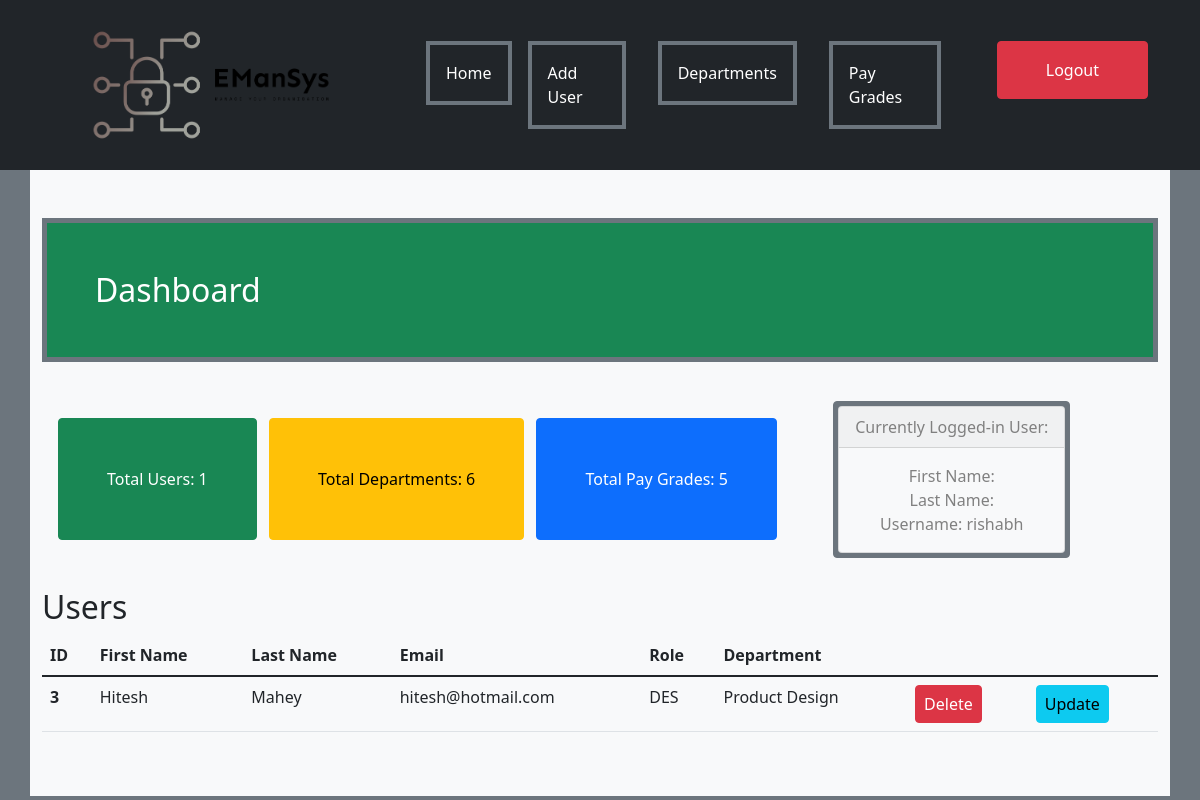
Before: /superuser/ (signed in) with the older database file.
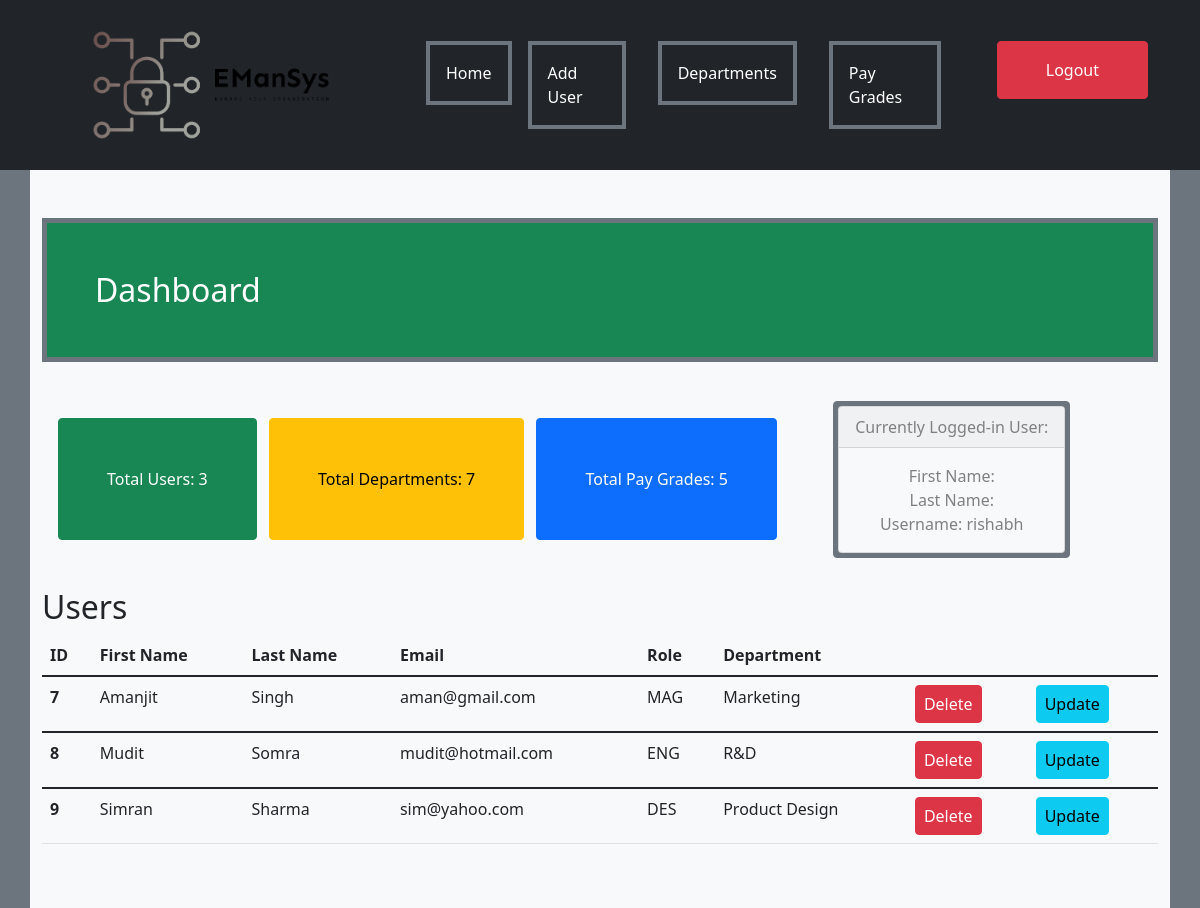
After: the same page with the newer database file.
### Authentication/models.py (models this page shows)
class User(AbstractUser):
    roles = [
        ('ENG', 'Engineer'),
        ('DES', 'Designer'),
        ('MAG', 'Manager'),
        ('SCI', 'Researcher'),
        ('FIN', 'Finance'),
        ('HR', 'HR')
    ]
    mobile = models.CharField(max_length=10)
    age = models.IntegerField(null=True)
    role = models.CharField(choices=roles, max_length=10)
    is_admin = models.BooleanField(default=False)
    date_joined = models.DateTimeField(default=timezone.now)
    department = models.ForeignKey(Department, on_delete=models.SET_NULL, null=True)
    pay_grade = models.ForeignKey(PayGrade, on_delete=models.SET_NULL, null=True)
    def __str__(self):
        return self.username

class Department(models.Model):
    objects = models.Manager()
    department_name = models.CharField(max_length=20)
    department_description = models.CharField(max_length=50)
    def __str__(self):
        return self.department_name

### AdminView/views.py (the view)
# urls.py: path('', views.get_dashboard, name="dashboard"),
@login_required(login_url='login')
@user_passes_test(check_if_admin)
def get_dashboard(request):
    users = User.objects.filter(is_admin=False)
    departments = Department.objects.all()
    pay_grades = PayGrade.objects.all()
    print(users)
    return render(request, 'admin_view/dashboard.html',
                  {'users': users, 'departments': departments, 'pay_grades': pay_grades})

### AdminView/templates/admin_view/dashboard.html (shortened to what this page needs)
{%extends 'admin_view/base.html'%}
{%block content%}
<div class="container bg-light py-5">
    <h2 class="h2 bg-success p-5 border border-secondary border-5" style="color:white;">Dashboard</h2>
    <div class="container">
        <a href="{%url 'dashboard'%}" class="btn btn-success m-1 p-5 my-5 py-5">Total Users: {{users.count}}</a>
        <a href="{%url 'departments'%}" class="btn btn-warning m-1 p-5 my-5 py-5">Total Departments:
            {{departments.count}}</a>
        <a href="{%url 'pay_grades'%}" class="btn btn-primary m-1 p-5 my-5 py-5">Total Pay Grades:
            {{pay_grades.count}}</a>
        <a class="btn btn-secondary p-1 mx-5">
            <div class="card bg-light" style="color:grey">
                <div class="card-header">Currently Logged-in User:</div>
                <div class="card-body">
                    <div class="subtitle">First Name: {{user.first_name}}</div>
                    <div class="subtitle">Last Name: {{user.last_name}}</div>
                    <div class="subtitle">Username: {{user.username}}</div>
                </div>
            </div>
        </a>
    </div>
    <div class="h2 mx-auto">Users</div>
    <table class="table">
        <thead>
        <tr>
            <th scope="col">ID</th>
            <th scope="col">First Name</th>
            <th scope="col">Last Name</th>
            <th scope="col">Email</th>
            <th scope="col">Role</th>
            <th scope="col">Department</th>
        </tr>
        </thead>
        {%for user in users%}
        <tbody>
        <tr>
            <th scope="row">{{user.id}}</th>
            <td>{{user.first_name}}</td>
            <td>{{user.last_name}}</td>
            <td>{{user.email}}</td>
            <td>{{user.role}}</td>
            <td>{{user.department}}</td>
            <td><a href="{%url 'delete_user' user.id %}" class="btn btn-danger my-0 px-2">Delete</a></td>
            <td><a href="{%url 'update_user' user.id %}" class="btn btn-info my-0 px-2">Update</a></td>
        </tr>
        </tbody>
        {%endfor%}
    </table>
</div>
{%endblock%}

### AdminView/templates/admin_view/base.html (shortened to what this page needs)
<!DOCTYPE html>
<html lang="en">
<head>
    {%load static%}
    <link href="https://cdn.jsdelivr.net/npm/bootstrap@5.1.3/dist/css/bootstrap.min.css" rel="stylesheet"
>
</head>
<body class="bg-secondary">
    <div>
        <nav class="navbar navbar-expand-lg navbar-dark bg-dark">
            <div class="container-fluid">
                <a class="navbar-brand fw-light fs-3 px-4" href="{%url 'dashboard'%}"><img src="{%static 'cover.png'%}" width="350px" alt="EManSys"></a>
                <div class="collapse navbar-collapse" id="navbarSupportedContent">
                    <ul class="navbar-nav me-auto mb-2 mb-lg-0">
                        <li class="nav-item">
                            <a class="nav-link p-3 active border border-4 border-secondary" aria-current="page" href="{%url 'dashboard'%}">Home</a>
                        </li>
                        <li class="nav-item px-2 mx-2">
                            <a class="nav-link p-3 active border border-4 border-secondary" href="{%url 'register'%}">Add User</a>
                        </li>
                        <li class="nav-item px-2 mx-2">
                            <a class="nav-link p-3 active border border-4 border-secondary" href="{%url 'departments'%}">Departments</a>
                        </li>
                        <li class="nav-item px-2 mx-2">
                            <a class="nav-link p-3 active border border-4 border-secondary" href="{%url 'pay_grades'%}">Pay Grades</a>
                        </li>
                        <li class="nav-item px-2 mx-2">
                            <a class="btn btn-danger mx-4 p-3 px-5 " href="{%url 'logout'%}">Logout</a>
                        </li>
                    </ul>
                </div>
            </div>
        </nav>
        <div class="container-fluid">
            {%block content%}{%endblock%}
        </div>
    </div>
</body>
</html>

Changed rows visible on the page:
removed User: id "3", first_name "Hitesh", last_name "Mahey", email "hitesh@hotmail.com", role "DES", department "Product Design"
added User: id "7", first_name "Amanjit", last_name "Singh", email "aman@gmail.com", role "MAG", department "Marketing"
added User: id "8", first_name "Mudit", last_name "Somra", email "mudit@hotmail.com", role "ENG", department "R&D"
added User: id "9", first_name "Simran", last_name "Sharma", email "sim@yahoo.com", role "DES", department "Product Design"
Other visible differences:
{{ users.count }}: "1" → "3"
{{ departments.count }}: "6" → "7"
